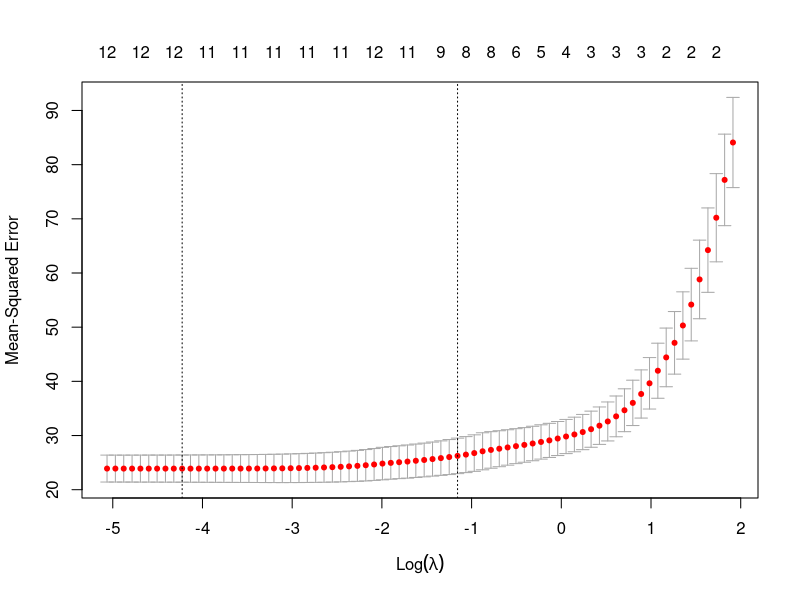

Write the R code that produced this figure.
## ---- chunk 1
library(MASS)
data(Boston);
colnames(Boston) 
## ---- chunk 2
library(glmnet)
## ---- chunk 3
lasso_fit = glmnet(x = as.matrix(Boston[, -c(which(colnames(Boston)=='medv'))]), y = Boston$medv, alpha = 1)
#lambda = 0.5
coef(lasso_fit,s=0.5)

#lambda = 1
coef(lasso_fit,s=1)

#use 5-fold cross validation to pick lambda
cv_lasso_fit = cv.glmnet(x = as.matrix(Boston[, -c(which(colnames(Boston)=='medv'))]), y = Boston$medv, alpha = 1, nfolds = 5)
plot(cv_lasso_fit)
